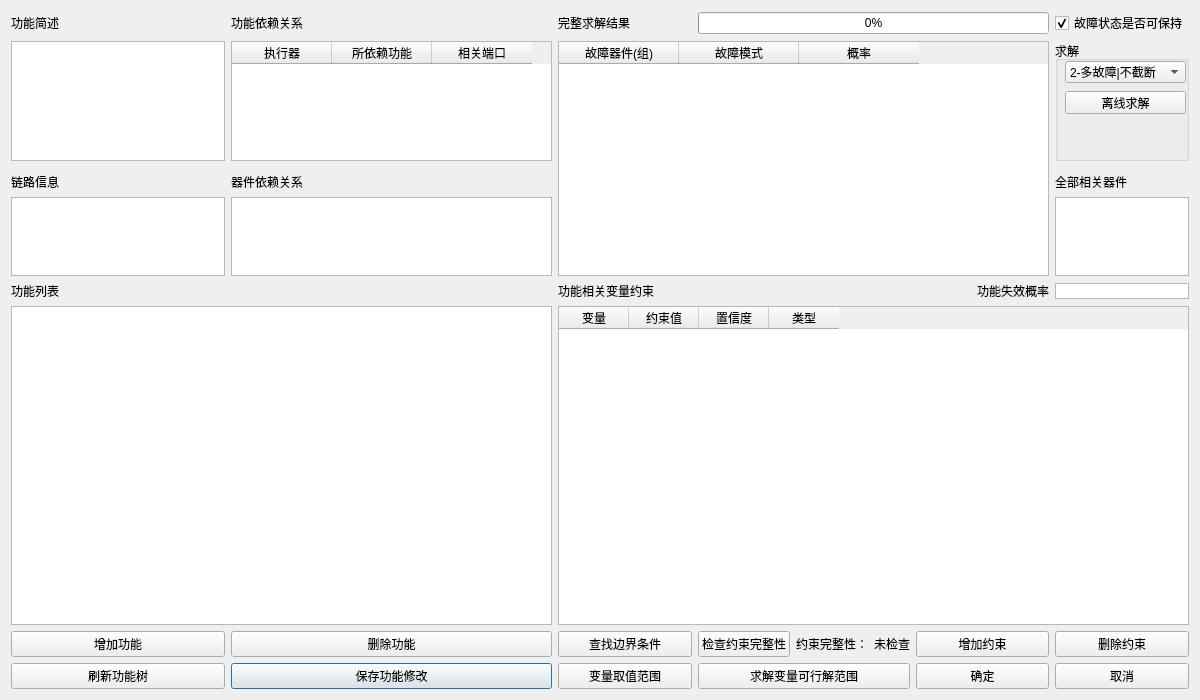
<?xml version="1.0" encoding="UTF-8"?>
<ui version="4.0">
 <class>SelectFunctionDialog</class>
 <widget class="QDialog" name="SelectFunctionDialog">
  <property name="geometry">
   <rect>
    <x>0</x>
    <y>0</y>
    <width>1200</width>
    <height>700</height>
   </rect>
  </property>
  <property name="sizePolicy">
   <sizepolicy hsizetype="Preferred" vsizetype="Preferred">
    <horstretch>0</horstretch>
    <verstretch>0</verstretch>
   </sizepolicy>
  </property>
  <property name="minimumSize">
   <size>
    <width>0</width>
    <height>10</height>
   </size>
  </property>
  <property name="windowTitle">
   <string>选择待诊断的功能</string>
  </property>
  <property name="sizeGripEnabled">
   <bool>false</bool>
  </property>
  <layout class="QGridLayout" name="gridLayout" rowstretch="0,0,0,3,0,0,2,0,8,0,0" columnstretch="8,12,5,5,5,5">
   <item row="10" column="1">
    <widget class="QPushButton" name="btn_SaveFunc">
     <property name="text">
      <string>保存功能修改</string>
     </property>
    </widget>
   </item>
   <item row="7" column="5">
    <widget class="QPlainTextEdit" name="textEditFaultProbability">
     <property name="minimumSize">
      <size>
       <width>0</width>
       <height>0</height>
      </size>
     </property>
     <property name="maximumSize">
      <size>
       <width>2000</width>
       <height>16</height>
      </size>
     </property>
     <property name="inputMethodHints">
      <set>Qt::ImhNone</set>
     </property>
     <property name="verticalScrollBarPolicy">
      <enum>Qt::ScrollBarAlwaysOff</enum>
     </property>
     <property name="horizontalScrollBarPolicy">
      <enum>Qt::ScrollBarAlwaysOff</enum>
     </property>
    </widget>
   </item>
   <item row="0" column="3" colspan="2">
    <widget class="QProgressBar" name="progressBar">
     <property name="value">
      <number>0</number>
     </property>
    </widget>
   </item>
   <item row="0" column="0">
    <widget class="QLabel" name="label_2">
     <property name="text">
      <string>功能简述</string>
     </property>
    </widget>
   </item>
   <item row="7" column="4">
    <widget class="QLabel" name="label_9">
     <property name="text">
      <string>功能失效概率</string>
     </property>
     <property name="alignment">
      <set>Qt::AlignRight|Qt::AlignTrailing|Qt::AlignVCenter</set>
     </property>
    </widget>
   </item>
   <item row="10" column="0">
    <widget class="QPushButton" name="btn_UpdateSubFunc">
     <property name="text">
      <string>刷新功能树</string>
     </property>
    </widget>
   </item>
   <item row="6" column="5">
    <widget class="QPlainTextEdit" name="textEditAllComponent">
     <property name="maximumSize">
      <size>
       <width>16777215</width>
       <height>16777215</height>
      </size>
     </property>
    </widget>
   </item>
   <item row="7" column="2">
    <widget class="QLabel" name="label_8">
     <property name="text">
      <string>功能相关变量约束</string>
     </property>
    </widget>
   </item>
   <item row="0" column="5">
    <widget class="QCheckBox" name="checkBoxPersistent">
     <property name="text">
      <string>故障状态是否可保持</string>
     </property>
     <property name="checked">
      <bool>true</bool>
     </property>
    </widget>
   </item>
   <item row="9" column="2">
    <widget class="QPushButton" name="btn_CalBoundaryConditions">
     <property name="text">
      <string>查找边界条件</string>
     </property>
    </widget>
   </item>
   <item row="7" column="0">
    <widget class="QLabel" name="label">
     <property name="text">
      <string>功能列表</string>
     </property>
    </widget>
   </item>
   <item row="10" column="5">
    <widget class="QPushButton" name="btn_Cancel">
     <property name="text">
      <string>取消</string>
     </property>
    </widget>
   </item>
   <item row="8" column="0" colspan="2">
    <widget class="QTreeWidget" name="functionTree">
     <property name="sizePolicy">
      <sizepolicy hsizetype="Preferred" vsizetype="Preferred">
       <horstretch>0</horstretch>
       <verstretch>0</verstretch>
      </sizepolicy>
     </property>
     <property name="minimumSize">
      <size>
       <width>0</width>
       <height>0</height>
      </size>
     </property>
     <attribute name="headerVisible">
      <bool>false</bool>
     </attribute>
     <column>
      <property name="text">
       <string notr="true">1</string>
      </property>
     </column>
    </widget>
   </item>
   <item row="5" column="0">
    <widget class="QLabel" name="label_4">
     <property name="text">
      <string>链路信息</string>
     </property>
    </widget>
   </item>
   <item row="3" column="2" rowspan="4" colspan="3">
    <widget class="QTableWidget" name="table_result">
     <attribute name="horizontalHeaderDefaultSectionSize">
      <number>120</number>
     </attribute>
     <column>
      <property name="text">
       <string>故障器件(组)</string>
      </property>
     </column>
     <column>
      <property name="text">
       <string>故障模式</string>
      </property>
     </column>
     <column>
      <property name="text">
       <string>概率</string>
      </property>
     </column>
    </widget>
   </item>
   <item row="0" column="2">
    <widget class="QLabel" name="label_7">
     <property name="text">
      <string>完整求解结果</string>
     </property>
    </widget>
   </item>
   <item row="3" column="0">
    <widget class="QPlainTextEdit" name="textEditFunctionDescription">
     <property name="sizePolicy">
      <sizepolicy hsizetype="Preferred" vsizetype="Preferred">
       <horstretch>0</horstretch>
       <verstretch>0</verstretch>
      </sizepolicy>
     </property>
     <property name="maximumSize">
      <size>
       <width>16777215</width>
       <height>16777215</height>
      </size>
     </property>
    </widget>
   </item>
   <item row="8" column="2" colspan="4">
    <widget class="QTableWidget" name="table_test">
     <property name="sizePolicy">
      <sizepolicy hsizetype="Preferred" vsizetype="Preferred">
       <horstretch>0</horstretch>
       <verstretch>0</verstretch>
      </sizepolicy>
     </property>
     <property name="minimumSize">
      <size>
       <width>0</width>
       <height>0</height>
      </size>
     </property>
     <property name="selectionBehavior">
      <enum>QAbstractItemView::SelectRows</enum>
     </property>
     <property name="columnCount">
      <number>4</number>
     </property>
     <attribute name="horizontalHeaderDefaultSectionSize">
      <number>70</number>
     </attribute>
     <column>
      <property name="text">
       <string>变量</string>
      </property>
     </column>
     <column>
      <property name="text">
       <string>约束值</string>
      </property>
     </column>
     <column>
      <property name="text">
       <string>置信度</string>
      </property>
     </column>
     <column>
      <property name="text">
       <string>类型</string>
      </property>
     </column>
    </widget>
   </item>
   <item row="0" column="1">
    <widget class="QLabel" name="label_6">
     <property name="text">
      <string>功能依赖关系</string>
     </property>
    </widget>
   </item>
   <item row="5" column="5">
    <widget class="QLabel" name="label_3">
     <property name="text">
      <string>全部相关器件</string>
     </property>
    </widget>
   </item>
   <item row="10" column="4">
    <widget class="QPushButton" name="btn_Ok">
     <property name="text">
      <string>确定</string>
     </property>
    </widget>
   </item>
   <item row="9" column="0">
    <widget class="QPushButton" name="btn_AddFunc">
     <property name="text">
      <string>增加功能</string>
     </property>
    </widget>
   </item>
   <item row="3" column="1">
    <widget class="QTableWidget" name="table_FunctionDependency">
     <property name="selectionBehavior">
      <enum>QAbstractItemView::SelectRows</enum>
     </property>
     <column>
      <property name="text">
       <string>执行器</string>
      </property>
     </column>
     <column>
      <property name="text">
       <string>所依赖功能</string>
      </property>
     </column>
     <column>
      <property name="text">
       <string>相关端口</string>
      </property>
     </column>
    </widget>
   </item>
   <item row="6" column="1">
    <widget class="QTextEdit" name="textEditComponentDependency"/>
   </item>
   <item row="6" column="0">
    <widget class="QPlainTextEdit" name="textEditLink">
     <property name="maximumSize">
      <size>
       <width>16777215</width>
       <height>16777215</height>
      </size>
     </property>
    </widget>
   </item>
   <item row="9" column="4">
    <widget class="QPushButton" name="btn_AddObs">
     <property name="text">
      <string>增加约束</string>
     </property>
    </widget>
   </item>
   <item row="9" column="1">
    <widget class="QPushButton" name="btn_DelFunc">
     <property name="text">
      <string>删除功能</string>
     </property>
    </widget>
   </item>
   <item row="5" column="1">
    <widget class="QLabel" name="label_5">
     <property name="text">
      <string>器件依赖关系</string>
     </property>
    </widget>
   </item>
   <item row="9" column="3">
    <layout class="QHBoxLayout" name="layoutConstraintIntegrity">
     <item>
      <widget class="QPushButton" name="btn_CheckConstraints">
       <property name="text">
        <string>检查约束完整性</string>
       </property>
      </widget>
     </item>
     <item>
      <widget class="QLabel" name="labelConstraintIntegrityTitle">
       <property name="text">
        <string>约束完整性：</string>
       </property>
      </widget>
     </item>
     <item>
      <widget class="QLabel" name="labelConstraintIntegrityValue">
       <property name="text">
        <string>未检查</string>
       </property>
      </widget>
     </item>
    </layout>
   </item>
   <item row="3" column="5">
    <widget class="QGroupBox" name="groupBox">
     <property name="title">
      <string>求解</string>
     </property>
     <widget class="QPushButton" name="btn_OfflineSolve">
      <property name="geometry">
       <rect>
        <x>10</x>
        <y>50</y>
        <width>121</width>
        <height>23</height>
       </rect>
      </property>
      <property name="sizePolicy">
       <sizepolicy hsizetype="Preferred" vsizetype="Preferred">
        <horstretch>0</horstretch>
        <verstretch>0</verstretch>
       </sizepolicy>
      </property>
      <property name="maximumSize">
       <size>
        <width>16777215</width>
        <height>16777215</height>
       </size>
      </property>
      <property name="text">
       <string>离线求解</string>
      </property>
     </widget>
     <widget class="QComboBox" name="comboBoxSolveMode">
      <property name="geometry">
       <rect>
        <x>10</x>
        <y>20</y>
        <width>121</width>
        <height>22</height>
       </rect>
      </property>
      <property name="currentIndex">
       <number>2</number>
      </property>
      <item>
       <property name="text">
        <string>0-单故障</string>
       </property>
      </item>
      <item>
       <property name="text">
        <string>1-多故障|截断</string>
       </property>
      </item>
      <item>
       <property name="text">
        <string>2-多故障|不截断</string>
       </property>
      </item>
     </widget>
    </widget>
   </item>
   <item row="10" column="2">
    <widget class="QPushButton" name="btn_VariableRanges">
     <property name="text">
      <string>变量取值范围</string>
     </property>
    </widget>
   </item>
   <item row="10" column="3">
    <widget class="QPushButton" name="btn_VariableValueSolve">
     <property name="text">
      <string>求解变量可行解范围</string>
     </property>
    </widget>
   </item>
   <item row="9" column="5">
    <widget class="QPushButton" name="btn_DelObs">
     <property name="text">
      <string>删除约束</string>
     </property>
    </widget>
   </item>
  </layout>
 </widget>
 <resources/>
 <connections/>
</ui>
